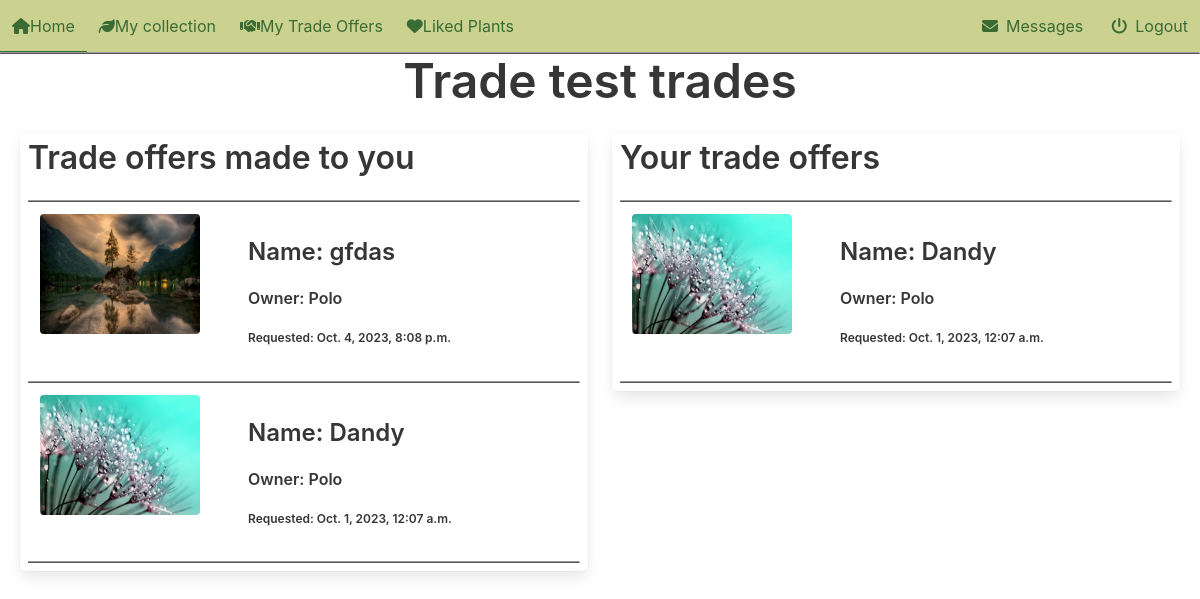
The page /trade-test/plant-offers/ (signed in) on the database as committed earlier.
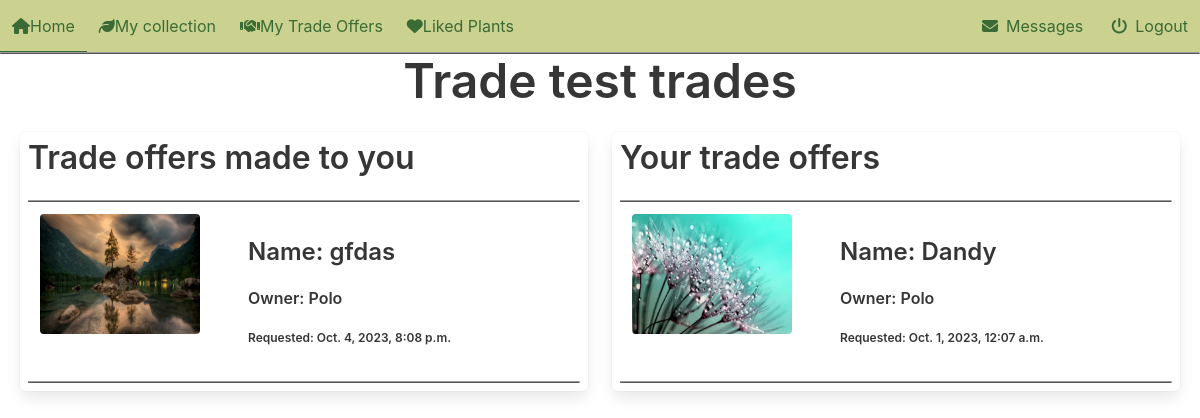
The same page on the database as committed later.
### plant_collection/models.py (models this page shows, shortened)
class Trade(models.Model):
    plant_offered = models.ForeignKey(Plant, on_delete=models.CASCADE, related_name='trades_offered')
    plant_requested = models.ForeignKey(Plant, on_delete=models.CASCADE, related_name='trades_requested')
    initiator = models.ForeignKey(settings.AUTH_USER_MODEL, on_delete=models.CASCADE, related_name='trades_initiated')
    recipient = models.ForeignKey(settings.AUTH_USER_MODEL, on_delete=models.CASCADE, related_name='trades_received')
    accepted = models.BooleanField(null=True, blank=True)
    offered_finalized = models.BooleanField(default=False)
    requested_finalized = models.BooleanField(default=False)
    finalized = models.BooleanField(default=False)
    created = models.DateTimeField(auto_now_add=True, null=True, blank=True)
    class Meta:
        unique_together = ['plant_offered', 'plant_requested']

class Plant(models.Model):
    nick_name = models.CharField(
        max_length=64,
        validators=[MinLengthValidator(3)],
        unique=True)
    created = models.DateTimeField(auto_now_add=True, null=True, blank=True)
    updated = models.DateTimeField(auto_now=True, null=True, blank=True)
    species = models.ForeignKey(Species, on_delete=models.SET_NULL, blank=True, null=True, related_name='plants')
    owner = models.ForeignKey(settings.AUTH_USER_MODEL, on_delete=models.PROTECT, related_name='plants')
    slug = models.SlugField(default='bugged-plant')
    for_trade = models.BooleanField(default=False)
    likes = models.ManyToManyField(User, related_name= 'liked')

class Image(models.Model):
    plant = models.ForeignKey(Plant, on_delete=models.CASCADE, related_name='picture')
    image = models.ImageField(upload_to='pics')

### plant_collection/views.py (the view)
# urls.py: path('<slug:slug>/plant-offers/', views.plant_offers.as_view(), name='plant_offers'),
class plant_offers(LoginRequiredMixin, generic.ListView):
    template_name = 'plant_collection/plant_offers.html'
    model = Trade
    def get(self, request, slug):
        plant = get_object_or_404(Plant, slug=slug)
        if request.user ==plant.owner:
            req = Trade.objects.filter(plant_requested=plant, finalized=False)
            offered = Trade.objects.filter(plant_offered=plant, finalized=False)
            context = {'offers':offered, 'requests':req, 'plant':plant}
            return render(request, self.template_name, context)
        else:
            return redirect('plant_collection:front_page')

### plant_collection/templates/plant_collection/plant_offers.html (shortened to what this page needs)
{% extends "base.html" %}
{% load static %}
{% block content %}
<link rel="stylesheet" href="{% static "plant_collection/css/divider.css" %}">
<div class='title is-size-1-desktop is-size-4-touch has-text-centered'>{{plant.nick_name}} trades</div>
<div class='columns mx-2'>
    <div class='column is-6'>
        <div class='box'>
            <div class='columns is-multiline'>
                <span class='title is-size-3-desktop is-size-5-touch'>Trade offers made to you</span>
                {% for req in requests %}
                <div class="divider"></div>
                <div class='column is-12 is-narrow trade-offer'>
                    <a href="{% url 'accounts:trade' pk=req.pk %}">
                        <div class='columns'>
                            <div class='column is-4'>
                                <div class='card-image'>
                                    <figure class='image is-4by3'>
                                            <img src="{{ req.plant_offered.picture.all.0.image.url }}">
                                    </figure>
                                </div>
                            </div>
                            <div class='column is-8'>
                                <div class='card-content'>
                                    <div class='title is-size-4-desktop is-size-5-touch'>Name: {{req.plant_offered.nick_name}}</div>
                                    <div class='title is-size-6-desktop is-size-6-touch has-text-weight-semibold'>Owner: {{req.plant_offered.owner}}</div>
                                    <div class='title is-size-7'>Requested: {{req.plant_offered.created}}</div>
                                </div>
                            </div>
                        </div>
                    </a>
                </div>
                {% empty %}
                <div class="divider"></div>
                <div class='column is-12 is-narrow'>
                    No one is interested in your plant :(
                </div>
                {% endfor %}
                <div class="divider"></div>
            </div>
        </div>
    </div>
    <div class='column is-6'>
        <div class='box'>
            <div class='columns is-multiline'>
                <span class='title is-size-3-desktop is-size-5-touch'>Your trade offers</span>
                {% for offer in offers %}
                <div class="divider"></div>
                <div class='column is-12 is-narrow trade-offer'>
                    <a href="{% url 'accounts:trade' pk=offer.pk %}">
                        <div class='columns'>
                            <div class='column is-4'>
                                <div class='card-image'>
                                    <figure class='image is-4by3'>
                                            <img src="{{ offer.plant_requested.picture.all.0.image.url }}">
                                    </figure>
                                </div>
                            </div>
                            <div class='column is-8'>
                                <div class='card-content'>
                                    <div class='title is-size-4-desktop is-size-5-touch '>Name: {{offer.plant_requested.nick_name}}</div>
                                    <div class='title is-size-6-desktop is-size-6-touch has-text-weight-semibold'>Owner: {{offer.plant_requested.owner}}</div>
                                    <div class='title is-size-7'>Requested: {{offer.plant_requested.created}}</div>
                                </div>
                            </div>
                        </div>
                    </a>
                </div>
                {% empty %}
                <div class="divider"></div>
                <div class='column is-12 is-narrow'>
                    You have not offered this plant in any trade.
                </div>
                {% endfor %}
                <div class="divider"></div>
            </div>
        </div>
    </div>
</div>
{% endblock content %}

Rows that differ between the two databases and show on the page:
removed Trade: plant_offered.picture.all.0.image (picture), plant_offered.nick_name "Dandy", plant_offered.owner "Polo", plant_offered.created "Oct. 1, 2023, 12:07 a.m."
